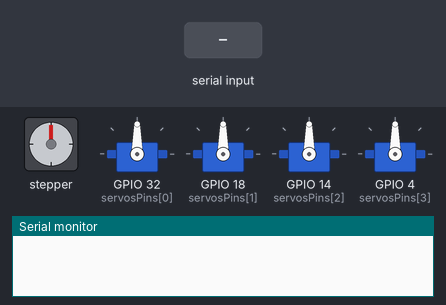
A sketch run on a simulated ESP32. Parts: stepper motor, 4 × servo, the last lines printed to the serial monitor. Wiring (inferred from the names in the program): stepper motor driver (100 steps per turn assumed): step GPIO 25; direction GPIO 26. The inputs (shaded band) are chosen by the test bench.

Above: at 1.2 s.
1.3 s: "," received over Serial
At 2.36 s:
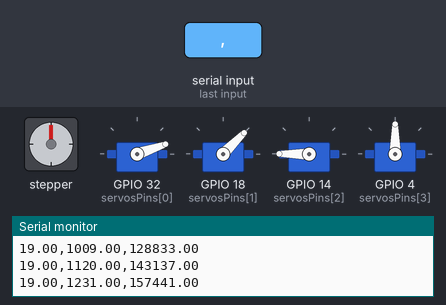
At 4.1 s:
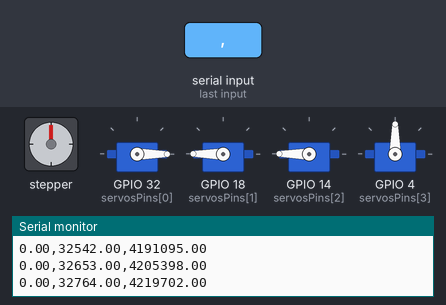
4.3 s: "30,150\n" received over Serial
7.3 s: "90,45\n" received over Serial
At 8.3 s:
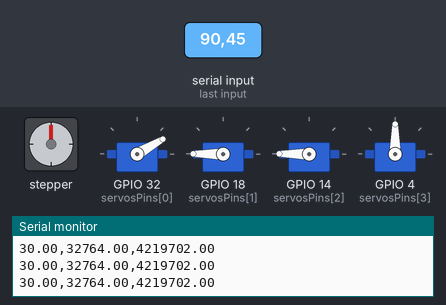
10.3 s: "5\n" received over Serial
Timing chart, 0 to 14.3 s (numbered marks = the images above; inputs shaded):
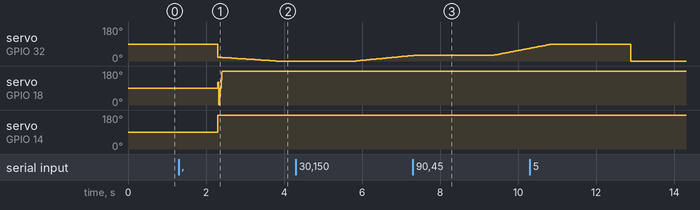

Measured:
- after the input at 1.3 s, servo on GPIO 32 (servosPins[0]): moves from 90° to 0° over 1.5 s, starting after 1.0 s; servo on GPIO 18 (servosPins[1]), servo on GPIO 14 (servosPins[2]): 90° → 180° after 1.0 s
- after the input at 4.3 s, servo on GPIO 32 (servosPins[0]): moves from 0° to 29° over 1.4 s, starting after 1.6 s

The sketch:

sketch_apr10a.ino
```cpp
 #include<Math.h>

#include <Servo.h>
static const int servosPins[4] = {32 , 18 , 14, 4};
#define dirPin 26
#define stepPin 25
Servo servos[4];
float m1 = 20;
float m2 = 10;
float m3 = 100;
int thetaIn[3] = {10, 20, 60};
int thetaFinal[3]; // = {90, 10, 90};

int m1_max = 90;
int m2_max = 90;
int m3_max = 90;
int sta = 0;

int tm1, tm2, tm3;
void setup()
{
  pinMode(stepPin, OUTPUT);
  pinMode(dirPin, OUTPUT);
  Serial.begin(115200);

  for (int i = 0; i < 4; ++i)
  {
    if (!servos[i].attach(servosPins[i]))
    {
      Serial.print("Servo ");
      Serial.print(i);
      Serial.println("attach error");
    }
  }
}

void loop()
{
  //ArmMovement(Servo_m1_agle, Servo_m2_agle, Servo_m3_agle);
  while(Serial.available()>0)
  {
   String Data = Serial.readString();
   HH(Data);
    }
}
//......................................................
void HH(String Data)
{
  String input = Data;
  int si = 3; // Number of angle
  int angle[si];

  int count = 0, st = 0;
  for (int i = 0; i < input.length(); i++)
  {
    if (input.substring(i, i + 1) == ",")
    {
      angle[count] = input.substring(st, i).toInt();
      count += 1;
      st = i+1;
    }
  }
  Serial.print("Theta 1: ");
  Serial.println(angle[0]);
  Serial.print("Theta 2: ");
  Serial.println(angle[1]);
  Serial.print("Theta 3: ");
  Serial.println(angle[2]);
  ArmMovement(angle[0], angle[1], angle[2]);
}
//................................................................................
void ArmMovement(int theta1, int theta2, int theta3)
{
    float f1 = theta1;
    float f2 = theta2;
    float f3 = theta3;
    // float d1 = (f1-m1)/(f2-m1), d2 = (f2-m2)/(f2-m1), d3 = (f3-m3)/(f2-m1);
    int f = 300;
    int m = 5;  // f will be maximum value of all Angle, and x will we smallest Angle of all angle
    float d1 = (f1-m1)/(f-m);
    float d2 = (f2-m2)/(f-m);
    float d3 = (f3-m3)/(f-m);

    Serial.print(d1);
    Serial.print(",");
    Serial.print(d2);
    Serial.print(",");
    Serial.print(d3);
    Serial.println();
    float ang1 = m1;
    float ang2 = m2;
    float ang3 = m3;
    for (int i = m; i<f; i ++)
    {
        ang1 = ang1 + d1;
        ang2 = ang2 + d2;
        ang3 = ang3 + d3;
        Serial.print(round(ang1));
        Serial.print(",");
        Serial.print(round(ang2));
        Serial.print(",");
        Serial.print(round(ang3));
        Serial.println("");
        servos[0].write(round(ang1));
        servos[1].write(round(ang2));
        servos[2].write(round(ang3));
        delay(5);
    }
  m1 = round(ang1);
  m2 = round(ang2);
  m3 = round(ang3);
  delay(1000);
}
//............................................
//---------clockwise Steper motor------------

void clockwise()
{
  int stepsPerRevolution = 100;
  digitalWrite(dirPin, HIGH);
  for (int i = 0; i < stepsPerRevolution; i++)
  {
    digitalWrite(stepPin, HIGH);
    delayMicroseconds(4000);
    digitalWrite(stepPin, LOW);
    delayMicroseconds(4000);
  }
}

//---------Anticlockwise Steper motor------------

void anticlockwise()
{
  int stepsPerRevolution = 100;
  digitalWrite(dirPin, LOW);
  for (int i = 0; i < stepsPerRevolution; i++)
  {
    digitalWrite(stepPin, HIGH);
    delayMicroseconds(4000);
    digitalWrite(stepPin, LOW);
    delayMicroseconds(4000);
  }
}
//..............pick,drop................................
void pick()
{
    servos[3].write(150);
    delay(2000);
    servos[3].write(30);
    delay(500);
}
void drop()
{
    servos[3].write(150);
    delay(500);
}
```
